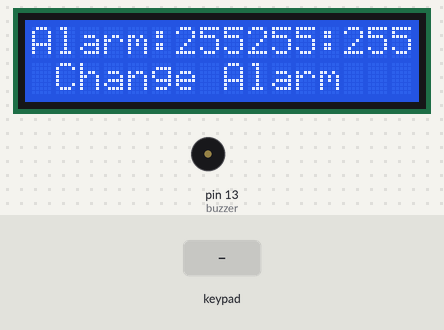
Recording of a sketch running on a simulated Arduino Uno, built with avr-gcc and run on an emulated ATmega328P. On the bench: 16×2 character LCD, buzzer (waves = sounding, pin HIGH). The test bench sets the inputs (shaded band). The local clock reads 2024-03-15 10:24:30 at power-on unless the sketch sets it; what the sketch prints to the serial monitor is not drawn.

Above: at 1.6 s.
1.7 s: key '*' pressed
At 2.8 s:
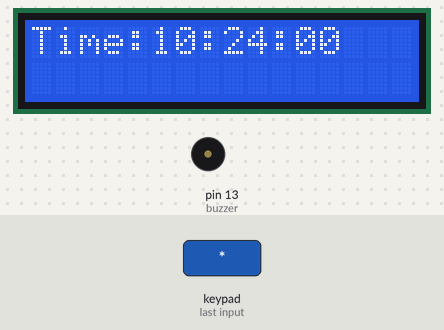
At 3.5 s:
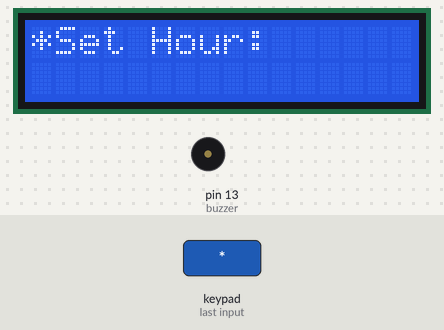
4.6 s: keypad keys 9 8 7 6 pressed 1.5 s apart
At 8.9 s:
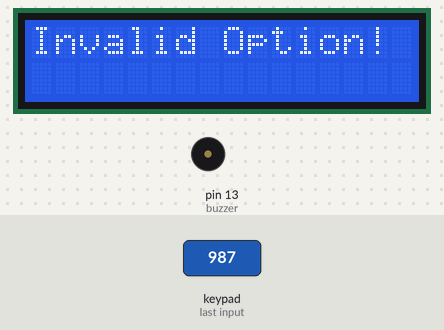
Timing chart, 0 to 17.4 s (numbered marks = the images above; inputs shaded):
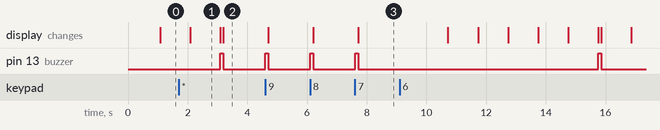

Measured:
- after the input at 1.7 s, pin 13 (buzzer): LOW → HIGH after 1.4 s, → LOW 0.10 s later; the display: first differs from a run without the input after 1.5 s (image 2)
- after the input at 4.6 s, pin 13 (buzzer): LOW → HIGH at once, → LOW 0.10 s later, → HIGH 1.4 s later, → LOW 0.10 s later, … (8 changes in this stretch); the display: first changes after 0.10 s (image 3 shows a later state)
- what the display in image 1 shows lasts 1.0 s, from 2.1 s to 3.1 s

The sketch:

Code.ino
```cpp
//Prateek
//wwww.justdoelectronics.com
//https://www.youtube.com/c/JustDoElectronics/videos

#include <EEPROM.h>
#include <DS3231.h>
#include <LiquidCrystal.h>
#include <Keypad.h>

DS3231 rtc(SDA, SCL);
LiquidCrystal lcd(12, 11, 10, 16, 15, 14);

const byte ROWS = 4;  //four rows
const byte COLS = 4;  //three columns

char keys[ROWS][COLS] = {
  { '1',
    '2',
    '3',
    'A' },
  { '4',
    '5',
    '6',
    'B' },
  { '7',
    '8',
    '9',
    'C' },
  { '*',
    '0',
    '#',
    'D' }
};

byte rowPins[ROWS] = { 9, 8, 7, 6 };  //connect to the row pinouts of the keypad
byte colPins[COLS] = { 5, 4, 3, 2 };  //connect to the column pinouts of the keypad

Keypad keypad = Keypad(makeKeymap(keys), rowPins, colPins, ROWS, COLS);

String phNumber;
String storedHour;
String storedMinute;
int buzzer = 13;

void storeMinute(String);
void storeHour(String);

void setup() {

  Serial.begin(9600);
  rtc.begin();
  lcd.begin(16, 2);
  lcd.clear();

  storedHour = getHour();
  storedMinute = getMinute();

  pinMode(buzzer, OUTPUT);
  digitalWrite(buzzer, LOW);
}

void loop() {

  delay(1000);
  lcd.clear();
  lcd.setCursor(0, 0);
  lcd.print("Alarm:");
  String storedAlarmTime = storedHour + ":" + storedMinute + ":00";
  lcd.print(storedAlarmTime);

  lcd.setCursor(0, 1);
  lcd.print(" Change Alarm ");

  char key = keypad.getKey();
  if (key) {

    digitalWrite(buzzer, HIGH);
    delay(100);
    digitalWrite(buzzer, LOW);

    //Set alarm
    if (key == '*') {
      lcd.clear();
      lcd.setCursor(0, 0);
      lcd.print("*Set Hour:");
      String enteredHour = getInputFromKeyBoard(2);

      if (enteredHour.length() == 2) {
        lcd.clear();
        lcd.setCursor(0, 0);
        lcd.print("*Set Minute:");

        String enteredMinute = getInputFromKeyBoard(2);

        if (enteredMinute.length() == 2) {

          storeHour(enteredHour);
          storeMinute(enteredMinute);
          storedHour = enteredHour;
          storedMinute = enteredMinute;
          lcd.clear();
          lcd.setCursor(0, 0);
          lcd.print("Alarm set to");
          lcd.setCursor(0, 1);
          String alarmTime = enteredHour + ":" + enteredMinute + ":00";
          lcd.print(alarmTime);
          delay(1000);
        }
      }
    } else {
      lcd.clear();
      lcd.print("Invalid Option!");
    }
  }

  String timeString = rtc.getTimeStr();

  String realHour = timeString.substring(0, 2);
  String realMinute = timeString.substring(3, 5);

  String currentTime = realHour + ":" + realMinute + ":00";

  delay(1000);
  lcd.clear();
  lcd.setCursor(0, 0);
  lcd.print("Time:" + currentTime);

  Serial.print("Time ");
  Serial.println(currentTime);

  if (realHour.equals(storedHour) && realMinute.equals(storedMinute)) {

    soundAlarm();
  }
}

String getInputFromKeyBoard(int n) {

  String num = "";
  String number;
  String confirmNumber;
  int i = 0;

  while (1) {
    char key = keypad.getKey();
    if (key) {

      digitalWrite(buzzer, HIGH);
      delay(100);
      digitalWrite(buzzer, LOW);

      if (key == '0' || key == '1' || key == '2' || key == '3' || key == '4' || key == '5' || key == '6' || key == '7' || key == '8' || key == '9') {
        i++;
        if (i <= n) {
          num += key;
        }

        Serial.println(num);

        lcd.setCursor(14, 0);
        //lcd.clear();
        lcd.print(num);

        lcd.setCursor(0, 1);
        lcd.print("*Cancel #Confirm");
      }

      if (key == '#' && i == n) {
        break;
      }

      if (key == '*') {
        number = "";
        confirmNumber = "";
        num = "";
        return "";
      }

      if ((key == '#' || key == 'A' || key == 'B' || key == 'C' || key == 'D') && i < n) {
        lcd.clear();
        lcd.print("Invalid Number!");
        delay(2000);
        number = "";
        confirmNumber = "";
        num = "";
        return "";
      }

      if (i > n) {
        lcd.clear();
        lcd.print("Invalid Option!");
        delay(2000);
        number = "";
        confirmNumber = "";
        num = "";
        return "";
      }

      if (i == n && (key == 'A' || key == 'B' || key == 'C' || key == 'D')) {
        lcd.clear();
        lcd.print("Invalid Option!");
        delay(2000);
        number = "";
        confirmNumber = "";
        num = "";
        return "";
      }
    }
  }
  return num;
}


void storeHour(String n) {
  for (int k = 0; k < 2; k++) {
    EEPROM.write(k, String(n[k]).toInt());
  }
}


void storeMinute(String n) {
  for (int k = 0; k < 2; k++) {
    EEPROM.write(k + 2, String(n[k]).toInt());
  }
}


String getHour() {
  String newHour = "";
  for (int i = 0; i < 2; i++) {
    newHour += EEPROM.read(i);
    Serial.println(EEPROM.read(i));
  }
  return newHour;
}


String getMinute() {
  String newMinute = "";
  for (int i = 2; i < 4; i++) {
    newMinute += EEPROM.read(i);
    Serial.println(EEPROM.read(i));
  }
  return newMinute;
}

void soundAlarm() {

  digitalWrite(buzzer, HIGH);
}
```
